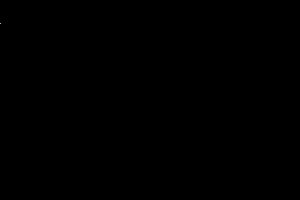
Frame 1 (no input)
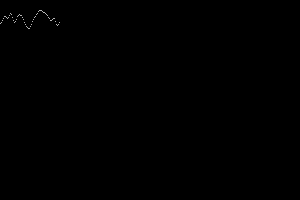
Frame 60 (the mouse pressed at the canvas centre just before this capture)
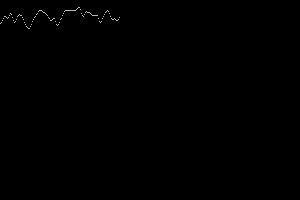
Frame 120 (the mouse held since frame 60 and released just before this capture)

The Processing sketch that drew these frames (run headless with seeded random() and noise(); from frame 60 on, the mouse is pressed at the canvas centre):

// Processing sketch: Noise_03
// ── Noise_03.pde
/*
----------------------------------------
PLEASE READ INFO TAB FOR ALL INFORMATION
----------------------------------------
*/


/////////////////////////// GLOBALS ////////////////////////////

float x, y;
float noiseScale = 0.07; // Increase the scale of noise - more erratic
float noiseAmm = 33.0; // Increase the amount of noise - bigger movements

/////////////////////////// SETUP ///////////////////////////  /

void setup() {
  size(300, 200);
  background(0);
  smooth();
  y = 0;
  x = 0;
  noiseDetail(3, 0.7); //Harmonic distribution and a factor
}

/////////////////////////// DRAW ////////////////////////////
void draw() {
  stroke(255);
  // We use noise function with the x variable to calculate
  // values in line with our object's position.
  float nz = noise(x*noiseScale) * noiseAmm;
  //println(nz);  
  point(x, y+nz);
  
  x++;
  if (x>=width) {
    x = 0;
    y += 5;
  }
}

/////////////////////////// FUNCTIONS ////////////////////////////


// ── INFO.pde
/*

 DESIGNING PROGRAMS 1.0
 AN INTRODUCTORY COURSE FOR DESIGN STUDENTS
 
 IMPLEMENTED BY THE FREE ART BUREAU 2010/11 
 >>> www.freeartbureau.org
 +++++++++++++++++++++++++++ 
 LES BASES : NOISE
 SKETCH : NOISE_03
 PARENT SKETCH : NOISE_02
 TYPE : AUTONOME
 
 NOTE :
 
 ** REFS.
 PERLIN NOISE
 KEN PERLIN EXPLAINS
 http://noisemachine.com/talk1/
 Texte en français : http://zenol.fr/dl/perlin_noise.pdf

 */
 
 
 /////////////////////////////////////// - END

 
